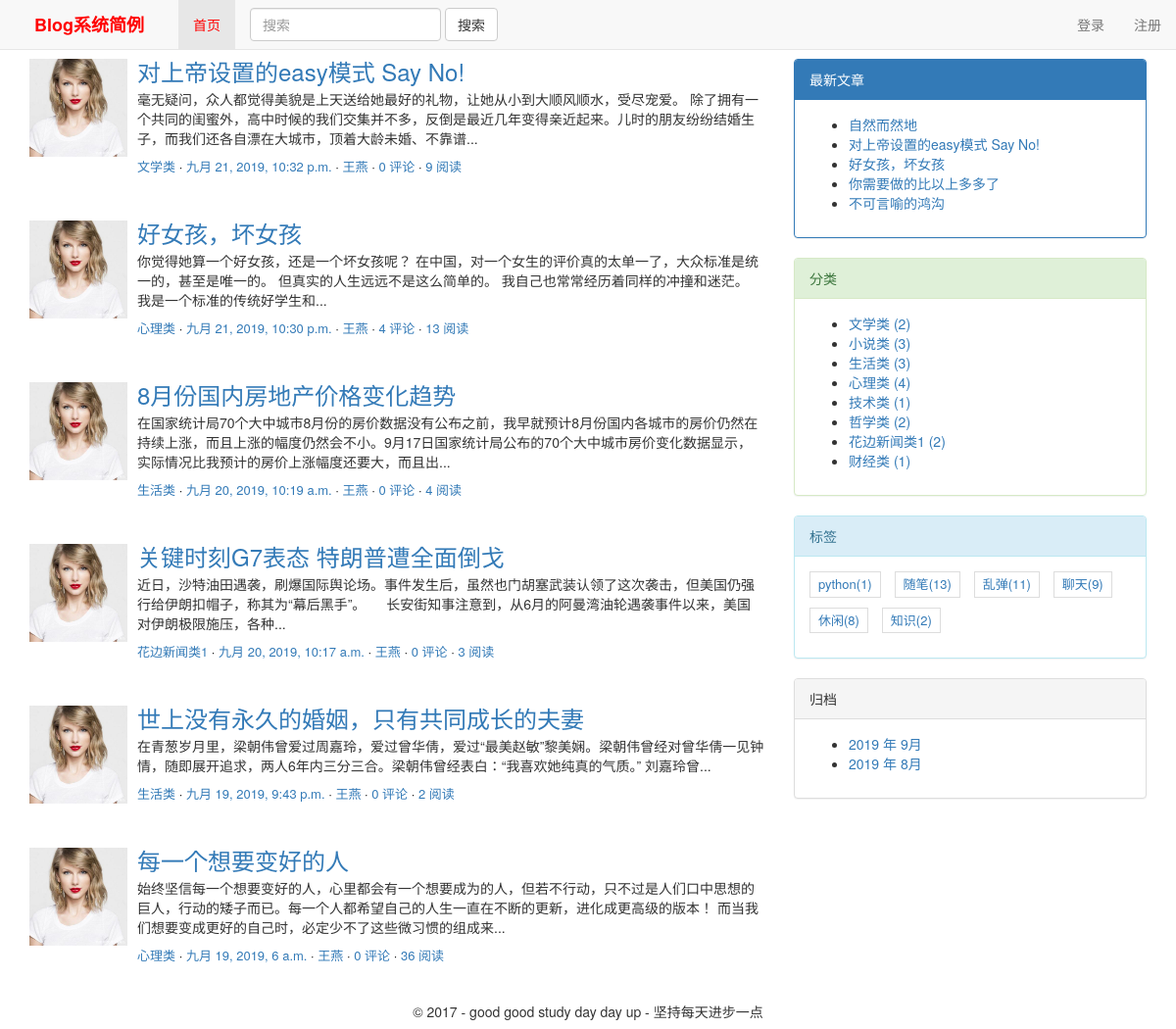
Screenshot of /authorindex/2/ with the database file from the repository.
### blog/models.py (models this page shows, shortened)
class Blog(models.Model):
    title = models.CharField(max_length=70,verbose_name='文章标题')# 文章标题
    body = RichTextUploadingField(verbose_name='文本内容')# 文章正文，我们使用了 RichTextUploadingField
    created_time = models.DateTimeField(verbose_name='创建时间')# 文章的创建时间,存储时间的字段用 DateTimeField 类型。
    modified_time = models.DateTimeField(verbose_name='修改时间')# 文章的最后一次修改时间，存储时间的字段用 DateTimeField 类型。
    excerpt = models.CharField(max_length=200, blank=True,verbose_name='文章摘要') # 指定blank=True 参数值后就可以允许空值了。
    """category是设置文章分类的字段,与前面定义得到Category是多对一的关系,即多个博客文章可归于一类.
    ForeignKey()中参数Category指定外键关联的数据模型(数据库表)的名称，on_delete = models.CASCADE指明如果在Categroy中删除一条记录，
    与这条记录有关的博客记录也会被删除."""
    category = models.ForeignKey(Category,on_delete=models.CASCADE,verbose_name='分类')
    """ tags是标签字段，一篇博客文章可以右多个标签，一个标签下可以有多篇博客文章，因此用ManyToManyFiled类型设置多对多的关联关系
     这里标签tags指定blank=True以允许博客文章没有标签"""
    tags = models.ManyToManyField(Tag, blank=True,verbose_name='标签')
    author = models.ForeignKey(loguser,on_delete=models.CASCADE,verbose_name='作者')
    views = models.IntegerField(default=0,verbose_name='查看次数')
    def get_absolute_url(self):
        return reverse('blog:detail', kwargs={'pk': self.pk})
    class Meta:
        ordering=['-created_time']
        verbose_name = '文档管理表'
        verbose_name_plural = '文档管理表'

class loguser(AbstractUser):
    nikename = models.CharField(max_length=32,verbose_name="昵称",blank=True)
    telephone = models.CharField(max_length=11, null=True, unique=True)
    """
    head_img存储用户头像，在数据库表中存储的是文件的相对地址，字段值形式为upload_to的值/filename。
    图片文件的实际地址由settings.py中的MEDIA_ROOT和head_img中的upload_to决定的，地址为/MEDIA_ROOT的值/upload_to的值/filename
    """
    head_img = models.ImageField(upload_to='headimage', blank=True, null=True, verbose_name='头像')  # 头像
    class Meta:
        verbose_name = "用户信息表"
        verbose_name_plural = verbose_name

class Category(models.Model):
    name = models.CharField(max_length=32,verbose_name='分类名')
    des=models.CharField(max_length=100,verbose_name='备注',null=True)
    class Meta:
        verbose_name='分类'
        verbose_name_plural='分类'

class Tag(models.Model):
    name = models.CharField(max_length=32,verbose_name='标签名')
    des = models.CharField(max_length=100, verbose_name='备注', null=True)
    class Meta:
        verbose_name='标签'
        verbose_name_plural='标签'

### blog/views.py (the view)
# urls.py: path('authorindex/<int:id>/',views.authorindex.as_view(),name='authorindex'),
class authorindex(ListView):
    model = models.Blog
    template_name = 'blog/index.html'
    context_object_name = 'blog_list'
    def get_queryset(self):
        user=get_object_or_404(models.loguser,pk=self.kwargs.get('id'))
        return super(authorindex,self).get_queryset().filter(author=user).order_by('-created_time')
    def get_context_data(self, **kwargs):
        context=super(authorindex,self).get_context_data(**kwargs)
        context['tabname']='firsttab'
        return context

### blog/templatetags/custom_tags.py (called while the page is built)
@register.simple_tag
def get_new_blogs(num=5):
    return Blog.objects.all().order_by('-created_time')[:num]

@register.simple_tag
def archives():
    return Blog.objects.dates('created_time', 'month', order='DESC')

@register.simple_tag
def get_categories():
    return Category.objects.annotate(num_blogs=Count('blog')).filter(num_blogs__gt=0)

@register.simple_tag
def get_tags():
    return Tag.objects.annotate(num_blogs=Count('blog')).filter(num_blogs__gt=0)

### templates/blog/index.html (shortened to what this page needs)
{% extends 'base.html' %}
{% block main %}
{% for blog in blog_list %}
<div class="media">
    <div class="media-left">
        <a href="{% url 'blog:authorindex' blog.author.id %}">
            <img class="media-object" src="/media/{{ blog.author.head_img }}" style="width:100px;height:100px;"
                 alt="点击头像显示此作者的博客文章列表">
        </a>
    </div>
    <div class="media-body">
        <h3 class="media-heading"><a href="{{ blog.get_absolute_url }}">{{ blog.title }}</a></h3>
        <p>{{ blog.excerpt|safe }}...</p>
        <div class="entry-meta">
            <span class="blog-category"><a href="#">{{ blog.category.name }}</a></span>
            <span class="blog-date"><a href="#"><time class="entry-date"
                                                      datetime="{{ blog.created_time }}">{{ blog.created_time }}</time></a></span>
            <span class="blog-author"><a href="#">{{ blog.author.nikename }}</a></span>
            <span class="comments-link"><a href="#">{{ blog.comment_set.count }} 评论</a></span>
            <span class="views-count"><a href="#">{{ blog.views }} 阅读</a></span>
        </div>
    </div>
    {% empty %}
    <div class="no-post">暂时还没有发布的文章！</div>
    {% endfor %}
    {% endblock main %}

### templates/base.html (shortened to what this page needs)
{% load staticfiles %}
{% load custom_tags %}
<html>
<head>
    <link href="{% static 'blog/css/bootstrap.min.css' %}" rel="stylesheet">
    <link rel="stylesheet" href="{% static 'blog/css/blogstyle.css' %}">
</head>
<body>
<nav class="navbar navbar-default navbar-fixed-top">
    <div class="container-fluid">
        <div class="navbar-header">
            <a class="navbar-brand" href="{% url 'blog:index' %}" style="color:red;font-weight:700;">&nbsp;&nbsp;&nbsp;&nbsp;Blog系统简例&nbsp;&nbsp;&nbsp;&nbsp; </a>
        </div>
        <div class="collapse navbar-collapse navbar-left" id="bs-example-navbar-collapse-1">
            <ul class="nav navbar-nav">
                <li {% if tabname == "firsttab" %} class='active' {% endif %}>
                <a href="{% url 'blog:index' %}" style="color:red;">首页</a></li>
                <form class="navbar-form navbar-left" method="get" action="{% url 'haystack_search' %}">
                    <div class="form-group">
                        <input type="text" class="form-control" name="q" placeholder="搜索" required>
                    </div>
                    <button type="submit" class="btn btn-default">搜索</button>
                </form>
        </div>
        <ul class="nav navbar-nav navbar-right">
            {% if request.user.username %}
            <li><a href="#">{{ request.user.nikename }}</a></li>
            <li class="dropdown">
                <a href="#" class="dropdown-toggle" data-toggle="dropdown" role="button" aria-haspopup="true"
                   aria-expanded="false"> 个人中心<span class="caret"></span></a>
                <ul class="dropdown-menu">
                    <li><a href="{% url 'blog:myindex' request.user.id %}">我的文章</a></li>
                    <li role="separator" class="divider"></li>
                    <li><a href="{% url 'blog:logout' %}">注销</a></li>
                </ul>
            </li>
            {% else %}
            <li><a href="{% url 'blog:login' %}">登录</a></li>
            <li><a href="{% url 'blog:registe' %}">注册</a></li>
            {% endif %}
        </ul>
    </div>
</nav>
<div class="content-body" style="both:clear;margin-top:60px;">
    <div class="container">
        <div class="row">
            <main class="col-md-8">
                {% block main %}
                {% endblock main %}
            </main>
            <aside class="col-md-4">
                {% block toc %}
                <div class="panel panel-primary">
                    <div class="panel-heading">最新文章</div>
                    <div class="panel-body">
                        {% get_new_blogs as new_blog_list %}
                        <ul>
                            {% for blog in new_blog_list %}
                            <li>
                                <a href="{{ blog.get_absolute_url }}">{{ blog.title }}</a>
                            </li>
                            {% empty %}
                            暂无文章！
                            {% endfor %}
                        </ul>
                    </div>
                </div>
                <div class="panel panel-success">
                    <div class="panel-heading">分类</div>
                    <div class="panel-body">
                        {% get_categories as category_list %}
                        <ul>
                            {% for category in category_list %}
                            <li>
                                <a href="{% url 'blog:category' category.pk %}">{{ category.name }} <span
                                        class="post-count">({{ category.num_blogs}})</span></a>
                            </li>
                            {% empty %}
                            暂无分类！
                            {% endfor %}
                        </ul>
                    </div>
                </div>
                <div class="panel panel-info">
                    <div class="panel-heading">标签</div>
                    <div class="panel-body">
                        <div class="tag-list">
                            {% get_tags as tag_list %}
                            <ul >
                                {% for tag in tag_list %}
                                <li><a href="{% url 'blog:tag' tag.pk %}">{{ tag.name }}({{ tag.num_blogs }})</a>
                                </li>
                                {% empty %}
                                暂无标签！
                                {% endfor %}
                            </ul>
                        </div>
                    </div>
                </div>
                <div class="panel panel-default">
                    <div class="panel-heading">归档</div>
                    <div class="panel-body">
                        {% archives as date_list %}
                        <ul>
                            {% for date in date_list %}
                            <li>
                                <a href="{% url 'blog:archives' date.year date.month %}">
                                    {{ date.year }} 年 {{ date.month }}月</a>
                            </li>
                            {% empty %}
                            暂无归档！
                            {% endfor %}
                        </ul>
                    </div>
                </div>
                {% endblock toc %}
            </aside>
        </div>
    </div>
</div>
<div class="container">
    <div class="row">
        <div class="col-md-12">
            <div align="center">
                <h5>&copy 2017 - good good study day day up - 坚持每天进步一点</h5>
            </div>
        </div>
    </div>
</div>
</body>
</html>

### blog/static/blog/css/blogstyle.css (style rules this page uses)
.entry-meta { text-align:left; color: #DDDDDD; font-size: 13px; margin-bottom: 30px; }
.blog-category::after, .blog-date::after, .blog-author::after, .comments-link::after { content: ' ·'; color: #000; }
.tag-list ul { padding: 0; margin: 0; margin-right: -10px; }
.tag-list ul li { list-style-type: none; font-size: 13px; display: inline-block; margin-right: 10px; margin-bottom: 10px; padding: 3px 8px; border: 1px solid #ddd; }

### rows the page displays
Blog: author.head_img (picture), title "对上帝设置的easy模式 Say No!", excerpt "毫无疑问，众人都觉得美貌是上天送给她最好的礼物，让她从小到大顺风顺水，受尽宠爱。 除了拥有一个共同的闺蜜外，高中时候的我们交集并不多，反倒是最近几年变得亲近起来。儿时的朋友纷纷结婚生子，而我们还各自漂在大城市，顶着大龄未婚、不靠谱", category.name "文学类", created_time "九月 21, 2019, 10:32 p.m.", author.nikename "王燕", comment_set.count "0", views "9"
Blog: author.head_img (picture), title "好女孩，坏女孩", excerpt "你觉得她算一个好女孩，还是一个坏女孩呢？ 在中国，对一个女生的评价真的太单一了，大众标准是统一的，甚至是唯一的。 但真实的人生远远不是这么简单的。 我自己也常常经历着同样的冲撞和迷茫。 我是一个标准的传统好学生和", category.name "心理类", created_time "九月 21, 2019, 10:30 p.m.", author.nikename "王燕", comment_set.count "4", views "13"
Blog: author.head_img (picture), title "8月份国内房地产价格变化趋势", excerpt "在国家统计局70个大中城市8月份的房价数据没有公布之前，我早就预计8月份国内各城市的房价仍然在持续上涨，而且上涨的幅度仍然会不小。9月17日国家统计局公布的70个大中城市房价变化数据显示，实际情况比我预计的房价上涨幅度还要大，而且出", category.name "生活类", created_time "九月 20, 2019, 10:19 a.m.", author.nikename "王燕", comment_set.count "0", views "4"
Blog: author.head_img (picture), title "关键时刻G7表态 特朗普遭全面倒戈", excerpt "近日，沙特油田遇袭，刷爆国际舆论场。事件发生后，虽然也门胡塞武装认领了这次袭击，但美国仍强行给伊朗扣帽子，称其为“幕后黑手”。 长安街知事注意到，从6月的阿曼湾油轮遇袭事件以来，美国对伊朗极限施压，各种", category.name "花边新闻类1", created_time "九月 20, 2019, 10:17 a.m.", author.nikename "王燕", comment_set.count "0", views "3"
Blog: author.head_img (picture), title "世上没有永久的婚姻，只有共同成长的夫妻", excerpt "在青葱岁月里，梁朝伟曾爱过周嘉玲，爱过曾华倩，爱过“最美赵敏”黎美娴。梁朝伟曾经对曾华倩一见钟情，随即展开追求，两人6年内三分三合。梁朝伟曾经表白：“我喜欢她纯真的气质。” 刘嘉玲曾", category.name "生活类", created_time "九月 19, 2019, 9:43 p.m.", author.nikename "王燕", comment_set.count "0", views "2"
Blog: author.head_img (picture), title "每一个想要变好的人", excerpt "始终坚信每一个想要变好的人，心里都会有一个想要成为的人，但若不行动，只不过是人们口中思想的巨人，行动的矮子而已。每一个人都希望自己的人生一直在不断的更新，进化成更高级的版本！ 而当我们想要变成更好的自己时，必定少不了这些微习惯的组成来", category.name "心理类", created_time "九月 19, 2019, 6 a.m.", author.nikename "王燕", comment_set.count "0", views "36"
Blog: title "自然而然地"
Blog: title "你需要做的比以上多多了"
Blog: title "不可言喻的鸿沟"
Category: name "文学类", num_blogs "2"
Category: name "小说类", num_blogs "3"
Category: name "生活类", num_blogs "3"
Category: name "心理类", num_blogs "4"
Category: name "技术类", num_blogs "1"
Category: name "哲学类", num_blogs "2"
Category: name "花边新闻类1", num_blogs "2"
Category: name "财经类", num_blogs "1"
Tag: name "python", num_blogs "1"
Tag: name "随笔", num_blogs "13"
Tag: name "乱弹", num_blogs "11"
Tag: name "聊天", num_blogs "9"
Tag: name "休闲", num_blogs "8"
Tag: name "知识", num_blogs "2"

### other values shown
{{ date.year }} "2019" "2019"
{{ date.month }} "9" "8"
